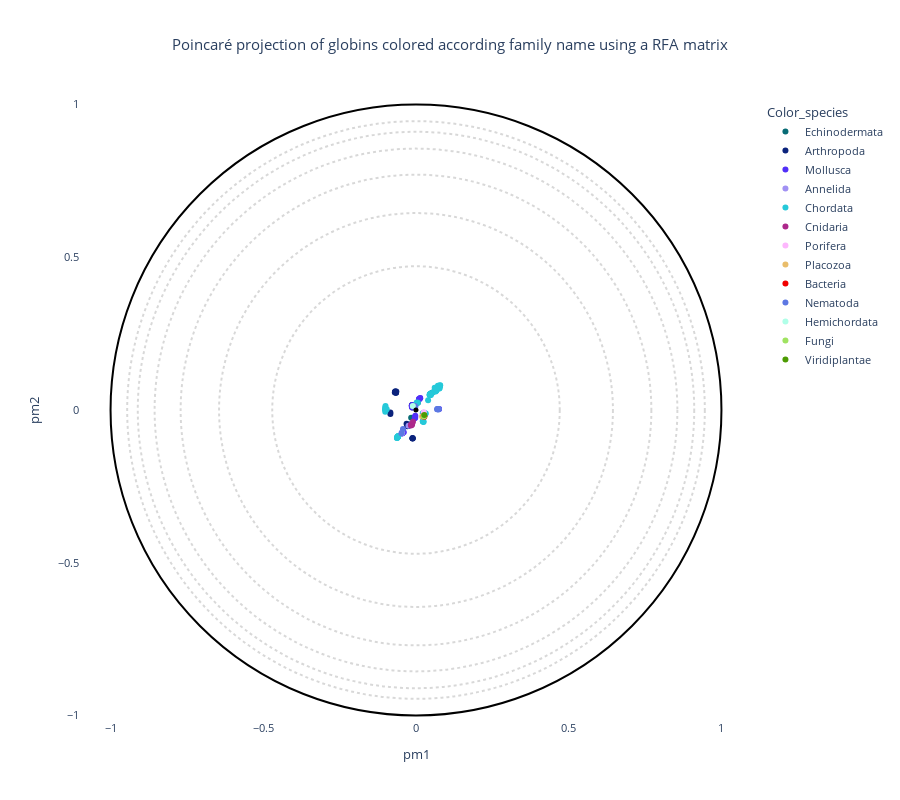

Notebook code cell kept with this figure:
### Markdown cell above
## Visualization

### Code cell
# OPTIONS =================================================
#Here you can set different parameters to color & annotate the resulting projection:
if data_type == "plm" :
    title = "Poincaré projection of globins colored according family name with embeddings"  
elif data_type == "plm_aae" :
    title = "Poincaré projection of globins colored according family name with embeddings autoencoder" 
elif data_type == "pssm" :
    title = "Poincaré projection of globins colored according family name without embeddings" 
else :
    title = "Poincaré projection of globins colored according family name using a RFA matrix" 
#----------------------------------------------------------
# Select the coloring from annotation .csv file:
labels_name = "Color_species"
# Select classes to label among the "labels_name" or "second_labels_name" column (comma separated list):
second_labels_name = ""
labels_text = []
show_text = False
#----------------------------------------------------------
# Use a custom color palette:
color_palette = globin_palette #Default: None
use_custom_palette = True
#==========================================================


#Check projection visualization parameters
#Labels name
if labels_name == "":
    labels_name = None
elif labels_name not in annotation_names:
    raise NameError(f"labels_name {labels_name} is not in the availables annotations.\nAvailables annotations: {annotation_names}")
#Second labels name
if second_labels_name == "":
    second_labels_name = None
elif second_labels_name not in annotation_names:
    raise NameError(f'"second_labels_name" {second_labels_name} is not in the availables annotations.\nAvailables annotations: {annotation_names}')

if not use_custom_palette:
    color_palette = None

#Plot graph
fig = plot_embedding_interactive(df_embedding, 
                                 labels_name = labels_name,
                                 second_labels_name = second_labels_name, 
                                 show_text = show_text,
                                 labels_text = labels_text,
                                 color_palette = color_palette, 
                                 title = title, 
                                 fontsize = 11)
fig.show()

### Figure 1 — Plotly figure (JSON) as saved in the notebook; plotly's stock layout.template omitted (floating-point values rounded to 4 significant figures; data arrays with more than 128 entries replaced by an {"elided": "..."} marker saying what was removed)
{"data": [{"customdata": {"elided": "10x17 mixed values"}, "hovertemplate": "<b>%{hovertext}</b><br><br>Color_species=%{customdata[10]}<br>pm1=%{x}<br>pm2=%{y}<br>proteins_id=%{customdata[0]}<br>tree1=%{customdata[1]}<br>tree2=%{customdata[2]}<br>tree3=%{customdata[3]}<br>tree4=%{customdata[4]}<br>full_name=%{customdata[5]}<br>short_name=%{customdata[6]}<br>full_species=%{customdata[7]}<br>short_species=%{customdata[8]}<br>evo_distance=%{customdata[9]}<br>Domain=%{customdata[11]}<br>Kingdom=%{customdata[12]}<br>Phylum=%{customdata[13]}<br>Subphylum=%{customdata[14]}<br>Class=%{customdata[15]}<br>Genus=%{customdata[16]}<extra></extra>", "hovertext": ["Echinodermata", "Echinodermata", "Echinodermata", "Echinodermata", "Echinodermata", "Echinodermata", "Echinodermata", "Echinodermata", "Echinodermata", "Echinodermata"], "legendgroup": "Echinodermata", "marker": {"color": "#086b75", "symbol": "circle"}, "mode": "markers", "name": "Echinodermata", "orientation": "v", "showlegend": true, "type": "scatter", "x": [-0.008999, 0.00653, -0.009945, -0.01162, -0.0158, 0.02459, 0.02545, 0.0257, 0.02696, 0.02681], "xaxis": "x", "y": [0.01232, 0.0244, 0.0113, 0.01039, -0.02566, -0.01833, -0.019, -0.01962, -0.01992, -0.01879], "yaxis": "y"}, {"customdata": {"elided": "84x17 mixed values"}, "hovertemplate": "<b>%{hovertext}</b><br><br>Color_species=%{customdata[10]}<br>pm1=%{x}<br>pm2=%{y}<br>proteins_id=%{customdata[0]}<br>tree1=%{customdata[1]}<br>tree2=%{customdata[2]}<br>tree3=%{customdata[3]}<br>tree4=%{customdata[4]}<br>full_name=%{customdata[5]}<br>short_name=%{customdata[6]}<br>full_species=%{customdata[7]}<br>short_species=%{customdata[8]}<br>evo_distance=%{customdata[9]}<br>Domain=%{customdata[11]}<br>Kingdom=%{customdata[12]}<br>Phylum=%{customdata[13]}<br>Subphylum=%{customdata[14]}<br>Class=%{customdata[15]}<br>Genus=%{customdata[16]}<extra></extra>", "hovertext": ["Arthropoda", "Arthropoda", "Arthropoda", "Arthropoda", "Arthropoda", "Arthropoda", "Arthropoda", "Arthropoda", "Arthropoda", "Arthropoda", "Arthropoda", "Arthropoda", "Arthropoda", "Arthropoda", "Arthropoda", "Arthropoda", "Arthropoda", "Arthropoda", "Arthropoda", "Arthropoda", "Arthropoda", "Arthropoda", "Arthropoda", "Arthropoda", "Arthropoda", "Arthropoda", "Arthropoda", "Arthropoda", "Arthropoda", "Arthropoda", "Arthropoda", "Arthropoda", "Arthropoda", "Arthropoda", "Arthropoda", "Arthropoda", "Arthropoda", "Arthropoda", "Arthropoda", "Arthropoda", "Arthropoda", "Arthropoda", "Arthropoda", "Arthropoda", "Arthropoda", "Arthropoda", "Arthropoda", "Arthropoda", "Arthropoda", "Arthropoda", "Arthropoda", "Arthropoda", "Arthropoda", "Arthropoda", "Arthropoda", "Arthropoda", "Arthropoda", "Arthropoda", "Arthropoda", "Arthropoda", "Arthropoda", "Arthropoda", "Arthropoda", "Arthropoda", "Arthropoda", "Arthropoda", "Arthropoda", "Arthropoda", "Arthropoda", "Arthropoda", "Arthropoda", "Arthropoda", "Arthropoda", "Arthropoda", "Arthropoda", "Arthropoda", "Arthropoda", "Arthropoda", "Arthropoda", "Arthropoda", "Arthropoda", "Arthropoda", "Arthropoda", "Arthropoda"], "legendgroup": "Arthropoda", "marker": {"color": "#0b237c", "symbol": "circle"}, "mode": "markers", "name": "Arthropoda", "orientation": "v", "showlegend": true, "type": "scatter", "x": [-0.009596, -0.008749, -0.009289, -0.01061, -0.0113, -0.008302, -0.0107, -0.009943, -0.008817, -0.01053, -0.009192, -0.01019, -0.01368, -0.009808, -0.01079, -0.009791, -0.009031, -0.009651, -0.0104, -0.009544, -0.009587, -0.008205, -0.01104, -0.00945, -0.01025, -0.009031, -0.04367, -0.06685, -0.06576, -0.06671, -0.06524, -0.06785, -0.0675, -0.06791, -0.06552, -0.06759, -0.06436, -0.06939, -0.04504, -0.01076, -0.01067, -0.08394, -0.08396, -0.04286, -0.02514, -0.02622, -0.02481, -0.02479, -0.01064, -0.02015, -0.0248, -0.0287, -0.01167, -0.009059, -0.008979, -0.01143, -0.02505, -0.0266, -0.02408, -0.02523, -0.03092, -0.02539, -0.02566, -0.02515, 0.05282, -0.0107, -0.02186, -0.02545, -0.01128, -0.01086, -0.01275, -0.0107, -0.009437, -0.01011, -0.009902, -0.01136, -0.009464, -0.04513, -0.009161, -0.009512, -0.01096, -0.04569, -0.02548, -0.01231], "xaxis": "x", "y": [0.01254, 0.01217, 0.01387, 0.01554, 0.01401, 0.01244, 0.01418, 0.01246, 0.01241, 0.01351, 0.01246, 0.01475, 0.01588, 0.0131, 0.01344, 0.0124, 0.01232, 0.01499, 0.01318, 0.01404, 0.01436, 0.01391, 0.01601, 0.01457, 0.01366, 0.01382, -0.07281, 0.05815, 0.05711, 0.05808, 0.05646, 0.06063, 0.05881, 0.06084, 0.05768, 0.05909, 0.06043, 0.05731, -0.07511, 0.01398, -0.09221, -0.01299, -0.008374, -0.07133, -0.05021, -0.04945, -0.04912, -0.05031, 0.01505, -0.0484, -0.04994, -0.05327, -0.09247, 0.01479, 0.01234, -0.09276, -0.04973, -0.05159, -0.04924, -0.05151, -0.04521, -0.05077, -0.05276, -0.05196, 0.05644, 0.01435, -0.0474, -0.04995, 0.01252, 0.01193, 0.01342, 0.01282, 0.01226, 0.01259, 0.01335, 0.01211, 0.01181, -0.07566, 0.01631, 0.01169, -0.09345, -0.07599, -0.05026, 0.008068], "yaxis": "y"}, {"customdata": {"elided": "36x17 mixed values"}, "hovertemplate": "<b>%{hovertext}</b><br><br>Color_species=%{customdata[10]}<br>pm1=%{x}<br>pm2=%{y}<br>proteins_id=%{customdata[0]}<br>tree1=%{customdata[1]}<br>tree2=%{customdata[2]}<br>tree3=%{customdata[3]}<br>tree4=%{customdata[4]}<br>full_name=%{customdata[5]}<br>short_name=%{customdata[6]}<br>full_species=%{customdata[7]}<br>short_species=%{customdata[8]}<br>evo_distance=%{customdata[9]}<br>Domain=%{customdata[11]}<br>Kingdom=%{customdata[12]}<br>Phylum=%{customdata[13]}<br>Subphylum=%{customdata[14]}<br>Class=%{customdata[15]}<br>Genus=%{customdata[16]}<extra></extra>", "hovertext": ["Mollusca", "Mollusca", "Mollusca", "Mollusca", "Mollusca", "Mollusca", "Mollusca", "Mollusca", "Mollusca", "Mollusca", "Mollusca", "Mollusca", "Mollusca", "Mollusca", "Mollusca", "Mollusca", "Mollusca", "Mollusca", "Mollusca", "Mollusca", "Mollusca", "Mollusca", "Mollusca", "Mollusca", "Mollusca", "Mollusca", "Mollusca", "Mollusca", "Mollusca", "Mollusca", "Mollusca", "Mollusca", "Mollusca", "Mollusca", "Mollusca", "Mollusca"], "legendgroup": "Mollusca", "marker": {"color": "#512ff8", "symbol": "circle"}, "mode": "markers", "name": "Mollusca", "orientation": "v", "showlegend": true, "type": "scatter", "x": [-0.009782, -0.009663, -0.0449, -0.04468, -0.04305, -0.04374, -0.04363, -0.01365, -0.01229, -0.01377, -0.01338, -0.01311, -0.01225, -0.04526, -0.04005, -0.0119, -0.01139, -0.009665, -0.009702, -0.00294, -0.002246, -0.004285, -0.009192, -0.0108, 0.07528, -0.04546, 0.07525, -0.04539, -0.002487, -0.01154, -0.01249, 0.009857, 0.009852, 0.0135, 0.009743, 0.01382], "xaxis": "x", "y": [0.01319, 0.01278, -0.07546, -0.07502, -0.07148, -0.07269, -0.07257, 0.01095, 0.01137, 0.01337, 0.01291, 0.01154, 0.01421, -0.07628, -0.07322, 0.01388, 0.01542, 0.01313, 0.01287, -0.02175, -0.01892, -0.0274, 0.01511, 0.01544, 0.003333, -0.07633, 0.003094, -0.07633, -0.02542, 0.008456, 0.01585, 0.0364, 0.03506, 0.03846, 0.03474, 0.03915], "yaxis": "y"}, {"customdata": {"elided": "9x17 mixed values"}, "hovertemplate": "<b>%{hovertext}</b><br><br>Color_species=%{customdata[10]}<br>pm1=%{x}<br>pm2=%{y}<br>proteins_id=%{customdata[0]}<br>tree1=%{customdata[1]}<br>tree2=%{customdata[2]}<br>tree3=%{customdata[3]}<br>tree4=%{customdata[4]}<br>full_name=%{customdata[5]}<br>short_name=%{customdata[6]}<br>full_species=%{customdata[7]}<br>short_species=%{customdata[8]}<br>evo_distance=%{customdata[9]}<br>Domain=%{customdata[11]}<br>Kingdom=%{customdata[12]}<br>Phylum=%{customdata[13]}<br>Subphylum=%{customdata[14]}<br>Class=%{customdata[15]}<br>Genus=%{customdata[16]}<extra></extra>", "hovertext": ["Annelida", "Annelida", "Annelida", "Annelida", "Annelida", "Annelida", "Annelida", "Annelida", "Annelida"], "legendgroup": "Annelida", "marker": {"color": "#a191f3", "symbol": "circle"}, "mode": "markers", "name": "Annelida", "orientation": "v", "showlegend": true, "type": "scatter", "x": [0.07118, 0.07341, 0.07251, 0.07305, -0.009765, -0.0458, -0.02451, -0.04519, 0.07083], "xaxis": "x", "y": [0.003012, 0.003124, 0.003377, 0.003311, 0.01217, -0.07704, -0.05132, -0.07298, 0.002987], "yaxis": "y"}, {"customdata": {"elided": "88x17 mixed values"}, "hovertemplate": "<b>%{hovertext}</b><br><br>Color_species=%{customdata[10]}<br>pm1=%{x}<br>pm2=%{y}<br>proteins_id=%{customdata[0]}<br>tree1=%{customdata[1]}<br>tree2=%{customdata[2]}<br>tree3=%{customdata[3]}<br>tree4=%{customdata[4]}<br>full_name=%{customdata[5]}<br>short_name=%{customdata[6]}<br>full_species=%{customdata[7]}<br>short_species=%{customdata[8]}<br>evo_distance=%{customdata[9]}<br>Domain=%{customdata[11]}<br>Kingdom=%{customdata[12]}<br>Phylum=%{customdata[13]}<br>Subphylum=%{customdata[14]}<br>Class=%{customdata[15]}<br>Genus=%{customdata[16]}<extra></extra>", "hovertext": ["Chordata", "Chordata", "Chordata", "Chordata", "Chordata", "Chordata", "Chordata", "Chordata", "Chordata", "Chordata", "Chordata", "Chordata", "Chordata", "Chordata", "Chordata", "Chordata", "Chordata", "Chordata", "Chordata", "Chordata", "Chordata", "Chordata", "Chordata", "Chordata", "Chordata", "Chordata", "Chordata", "Chordata", "Chordata", "Chordata", "Chordata", "Chordata", "Chordata", "Chordata", "Chordata", "Chordata", "Chordata", "Chordata", "Chordata", "Chordata", "Chordata", "Chordata", "Chordata", "Chordata", "Chordata", "Chordata", "Chordata", "Chordata", "Chordata", "Chordata", "Chordata", "Chordata", "Chordata", "Chordata", "Chordata", "Chordata", "Chordata", "Chordata", "Chordata", "Chordata", "Chordata", "Chordata", "Chordata", "Chordata", "Chordata", "Chordata", "Chordata", "Chordata", "Chordata", "Chordata", "Chordata", "Chordata", "Chordata", "Chordata", "Chordata", "Chordata", "Chordata", "Chordata", "Chordata", "Chordata", "Chordata", "Chordata", "Chordata", "Chordata", "Chordata", "Chordata", "Chordata", "Chordata"], "legendgroup": "Chordata", "marker": {"color": "#26c9d9", "symbol": "circle"}, "mode": "markers", "name": "Chordata", "orientation": "v", "showlegend": true, "type": "scatter", "x": [0.02219, 0.002329, 0.03962, 0.0672, 0.06583, 0.06322, 0.04738, 0.0667, 0.06587, 0.04511, 0.06799, 0.04595, 0.04683, 0.06569, 0.06675, 0.04699, 0.0469, 0.06795, 0.04592, 0.06584, 0.06486, 0.06115, 0.06199, 0.0454, 0.06452, 0.04882, 0.0463, 0.0475, 0.05069, 0.06635, 0.05615, 0.04844, 0.07727, -0.06, -0.05989, -0.06235, -0.05968, -0.05865, -0.06059, -0.05954, -0.05983, -0.06145, -0.06136, -0.06233, -0.05817, -0.0602, 0.006092, -0.05926, -0.06039, -0.1008, -0.09986, -0.1012, -0.1007, -0.1006, -0.0958, 0.04871, 0.04772, 0.04516, 0.04453, 0.07519, 0.07639, 0.07171, 0.07784, 0.07858, 0.07674, 0.07923, 0.07697, 0.06626, 0.002089, 0.00214, 0.07463, 0.0319, 0.02796, 0.0242, 0.02219, 0.02271, 0.02479, 0.02696, 0.02269, 0.02938, 0.02835, 0.03056, 0.02485, 0.07713, 0.04621, 0.06659, 0.02355, -0.09975], "xaxis": "x", "y": [-0.03616, 0.02443, 0.03212, 0.06751, 0.06635, 0.0652, 0.052, 0.06778, 0.06639, 0.04858, 0.06886, 0.04994, 0.05081, 0.06633, 0.06402, 0.05152, 0.05127, 0.06774, 0.04996, 0.06606, 0.06521, 0.07297, 0.06263, 0.04953, 0.06082, 0.04914, 0.05204, 0.05233, 0.05495, 0.06665, 0.05785, 0.05282, 0.07808, -0.08735, -0.08793, -0.09063, -0.08654, -0.08615, -0.08989, -0.08726, -0.08777, -0.09087, -0.09006, -0.09147, -0.08525, -0.0882, 0.02346, -0.08671, -0.08859, 0.007854, 0.01332, 0.00199, 0.001604, -0.005731, 0.002056, 0.05391, 0.05213, 0.05047, 0.04956, 0.07658, 0.07064, 0.07918, 0.07857, 0.08005, 0.07766, 0.08078, 0.07743, 0.06353, 0.02193, 0.02165, 0.07937, -0.01108, -0.01057, -0.03791, -0.01056, -0.03746, -0.03889, -0.01075, -0.03705, -0.0117, -0.01052, -0.0122, -0.008895, 0.07105, 0.05066, 0.06698, -0.03743, 0.0009344], "yaxis": "y"}, {"customdata": [[18, -1, -1, 8, 4, "Predicted protein", "Predicted", "Nematostella vectensis", "Nematostella", 2.434, "Cnidaria", "Eukaryota", "Metazoa", "Cnidaria", "Other", "Other", "Other"], [82, -1, 15, 7, 4, "Predicted protein", "Predicted", "Nematostella vectensis", "Nematostella", 3.063, "Cnidaria", "Eukaryota", "Metazoa", "Cnidaria", "Other", "Other", "Other"], [83, 20, 15, 7, 4, "Predicted protein", "Predicted", "Nematostella vectensis", "Nematostella", 2.696, "Cnidaria", "Eukaryota", "Metazoa", "Cnidaria", "Other", "Other", "Other"], [84, -1, 15, 7, 4, "Predicted protein", "Predicted", "Nematostella vectensis", "Nematostella", 2.747, "Cnidaria", "Eukaryota", "Metazoa", "Cnidaria", "Other", "Other", "Other"], [85, 20, 15, 7, 4, "Predicted protein", "Predicted", "Nematostella vectensis", "Nematostella", 2.467, "Cnidaria", "Eukaryota", "Metazoa", "Cnidaria", "Other", "Other", "Other"], [208, -1, -1, -1, 3, "Predicted protein", "Predicted", "Nematostella vectensis", "Nematostella", 3.137, "Cnidaria", "Eukaryota", "Metazoa", "Cnidaria", "Other", "Other", "Other"]], "hovertemplate": "<b>%{hovertext}</b><br><br>Color_species=%{customdata[10]}<br>pm1=%{x}<br>pm2=%{y}<br>proteins_id=%{customdata[0]}<br>tree1=%{customdata[1]}<br>tree2=%{customdata[2]}<br>tree3=%{customdata[3]}<br>tree4=%{customdata[4]}<br>full_name=%{customdata[5]}<br>short_name=%{customdata[6]}<br>full_species=%{customdata[7]}<br>short_species=%{customdata[8]}<br>evo_distance=%{customdata[9]}<br>Domain=%{customdata[11]}<br>Kingdom=%{customdata[12]}<br>Phylum=%{customdata[13]}<br>Subphylum=%{customdata[14]}<br>Class=%{customdata[15]}<br>Genus=%{customdata[16]}<extra></extra>", "hovertext": ["Cnidaria", "Cnidaria", "Cnidaria", "Cnidaria", "Cnidaria", "Cnidaria"], "legendgroup": "Cnidaria", "marker": {"color": "#ad288b", "symbol": "circle"}, "mode": "markers", "name": "Cnidaria", "orientation": "v", "showlegend": true, "type": "scatter", "x": [-0.0128, -0.01654, -0.01521, -0.01544, -0.009829, 0.02396], "xaxis": "x", "y": [-0.04802, -0.05035, -0.04907, -0.04774, -0.03848, -0.01794], "yaxis": "y"}, {"customdata": [[37, -1, -1, 9, 3, "Uncharacterized protein", "Uncharacterized", "Amphimedon queenslandica", "Amphimedon", 2.522, "Porifera", "Eukaryota", "Metazoa", "Porifera", "Other", "Other", "Other"]], "hovertemplate": "<b>%{hovertext}</b><br><br>Color_species=%{customdata[10]}<br>pm1=%{x}<br>pm2=%{y}<br>proteins_id=%{customdata[0]}<br>tree1=%{customdata[1]}<br>tree2=%{customdata[2]}<br>tree3=%{customdata[3]}<br>tree4=%{customdata[4]}<br>full_name=%{customdata[5]}<br>short_name=%{customdata[6]}<br>full_species=%{customdata[7]}<br>short_species=%{customdata[8]}<br>evo_distance=%{customdata[9]}<br>Domain=%{customdata[11]}<br>Kingdom=%{customdata[12]}<br>Phylum=%{customdata[13]}<br>Subphylum=%{customdata[14]}<br>Class=%{customdata[15]}<br>Genus=%{customdata[16]}<extra></extra>", "hovertext": ["Porifera"], "legendgroup": "Porifera", "marker": {"color": "#fdb7fd", "symbol": "circle"}, "mode": "markers", "name": "Porifera", "orientation": "v", "showlegend": true, "type": "scatter", "x": [0.02579], "xaxis": "x", "y": [-0.007071], "yaxis": "y"}, {"customdata": [[78, -1, -1, 20, 7, "Putative uncharacterized protein", "Putative", "Trichoplax adhaerens", "Trichoplax", 2.316, "Placozoa", "Eukaryota", "Metazoa", "Other", "Other", "Other", "Other"]], "hovertemplate": "<b>%{hovertext}</b><br><br>Color_species=%{customdata[10]}<br>pm1=%{x}<br>pm2=%{y}<br>proteins_id=%{customdata[0]}<br>tree1=%{customdata[1]}<br>tree2=%{customdata[2]}<br>tree3=%{customdata[3]}<br>tree4=%{customdata[4]}<br>full_name=%{customdata[5]}<br>short_name=%{customdata[6]}<br>full_species=%{customdata[7]}<br>short_species=%{customdata[8]}<br>evo_distance=%{customdata[9]}<br>Domain=%{customdata[11]}<br>Kingdom=%{customdata[12]}<br>Phylum=%{customdata[13]}<br>Subphylum=%{customdata[14]}<br>Class=%{customdata[15]}<br>Genus=%{customdata[16]}<extra></extra>", "hovertext": ["Placozoa"], "legendgroup": "Placozoa", "marker": {"color": "#e9bd6b", "symbol": "circle"}, "mode": "markers", "name": "Placozoa", "orientation": "v", "showlegend": true, "type": "scatter", "x": [0.01976], "xaxis": "x", "y": [-0.02098], "yaxis": "y"}, {"customdata": [[79, -1, -1, 6, 3, "Globin", "Globin", "Gemmatirosa kalamazoonesis", "Gemmatirosa", 2.905, "Bacteria", "Bacteria", "Bacteria", "Other", "Other", "Other", "Other"], [80, -1, 9, 6, 3, "Globin", "Globin", "Gemmatirosa kalamazoonesis", "Gemmatirosa", 3.007, "Bacteria", "Bacteria", "Bacteria", "Other", "Other", "Other", "Other"], [81, -1, 9, 6, 3, "Hemin receptor", "Hemin", "Halothiobacillus sp.", "Halothiobacillus", 2.535, "Bacteria", "Bacteria", "Bacteria", "Proteobacteria", "Other", "Gammaproteobacteria", "Other"]], "hovertemplate": "<b>%{hovertext}</b><br><br>Color_species=%{customdata[10]}<br>pm1=%{x}<br>pm2=%{y}<br>proteins_id=%{customdata[0]}<br>tree1=%{customdata[1]}<br>tree2=%{customdata[2]}<br>tree3=%{customdata[3]}<br>tree4=%{customdata[4]}<br>full_name=%{customdata[5]}<br>short_name=%{customdata[6]}<br>full_species=%{customdata[7]}<br>short_species=%{customdata[8]}<br>evo_distance=%{customdata[9]}<br>Domain=%{customdata[11]}<br>Kingdom=%{customdata[12]}<br>Phylum=%{customdata[13]}<br>Subphylum=%{customdata[14]}<br>Class=%{customdata[15]}<br>Genus=%{customdata[16]}<extra></extra>", "hovertext": ["Bacteria", "Bacteria", "Bacteria"], "legendgroup": "Bacteria", "marker": {"color": "#f10000", "symbol": "circle"}, "mode": "markers", "name": "Bacteria", "orientation": "v", "showlegend": true, "type": "scatter", "x": [0.0253, 0.0269, 0.02729], "xaxis": "x", "y": [-0.01989, -0.0223, -0.02141], "yaxis": "y"}, {"customdata": {"elided": "10x17 mixed values"}, "hovertemplate": "<b>%{hovertext}</b><br><br>Color_species=%{customdata[10]}<br>pm1=%{x}<br>pm2=%{y}<br>proteins_id=%{customdata[0]}<br>tree1=%{customdata[1]}<br>tree2=%{customdata[2]}<br>tree3=%{customdata[3]}<br>tree4=%{customdata[4]}<br>full_name=%{customdata[5]}<br>short_name=%{customdata[6]}<br>full_species=%{customdata[7]}<br>short_species=%{customdata[8]}<br>evo_distance=%{customdata[9]}<br>Domain=%{customdata[11]}<br>Kingdom=%{customdata[12]}<br>Phylum=%{customdata[13]}<br>Subphylum=%{customdata[14]}<br>Class=%{customdata[15]}<br>Genus=%{customdata[16]}<extra></extra>", "hovertext": ["Nematoda", "Nematoda", "Nematoda", "Nematoda", "Nematoda", "Nematoda", "Nematoda", "Nematoda", "Nematoda", "Nematoda"], "legendgroup": "Nematoda", "marker": {"color": "#5d78e3", "symbol": "circle"}, "mode": "markers", "name": "Nematoda", "orientation": "v", "showlegend": true, "type": "scatter", "x": [-0.006497, -0.002049, -0.007493, 0.07427, 0.07345, 0.07117, 0.0715, 0.06876, -0.04254, -0.04763], "xaxis": "x", "y": [0.01388, 0.01166, 0.0115, 0.002899, 0.00181, 0.002656, 0.002958, 0.002739, -0.06202, -0.07648], "yaxis": "y"}, {"customdata": [[203, -1, -1, 14, 6, "Neuroglobin like protein", "Neuroglobin", "Saccoglossus kowalevskii", "Saccoglossus", 2.36, "Hemichordata", "Eukaryota", "Metazoa", "Hemichordata", "Other", "Other", "Other"]], "hovertemplate": "<b>%{hovertext}</b><br><br>Color_species=%{customdata[10]}<br>pm1=%{x}<br>pm2=%{y}<br>proteins_id=%{customdata[0]}<br>tree1=%{customdata[1]}<br>tree2=%{customdata[2]}<br>tree3=%{customdata[3]}<br>tree4=%{customdata[4]}<br>full_name=%{customdata[5]}<br>short_name=%{customdata[6]}<br>full_species=%{customdata[7]}<br>short_species=%{customdata[8]}<br>evo_distance=%{customdata[9]}<br>Domain=%{customdata[11]}<br>Kingdom=%{customdata[12]}<br>Phylum=%{customdata[13]}<br>Subphylum=%{customdata[14]}<br>Class=%{customdata[15]}<br>Genus=%{customdata[16]}<extra></extra>", "hovertext": ["Hemichordata"], "legendgroup": "Hemichordata", "marker": {"color": "#b0ffe8", "symbol": "circle"}, "mode": "markers", "name": "Hemichordata", "orientation": "v", "showlegend": true, "type": "scatter", "x": [-0.01037], "xaxis": "x", "y": [0.01335], "yaxis": "y"}, {"customdata": [[210, 15, 8, 6, 3, "ARAD1D45562p", "ARAD1D45562p", "Blastobotrys adeninivorans", "Blastobotrys", 3.652, "Fungi", "Eukaryota", "Fungi", "Ascomycota", "Other", "Other", "Other"], [234, 15, 8, 6, 3, "CYFA0S05e02454g1_1", "CYFA0S05e02454g1_1", "Cyberlindnera fabianii", "Cyberlindnera", 4.119, "Fungi", "Eukaryota", "Fungi", "Ascomycota", "Other", "Other", "Other"]], "hovertemplate": "<b>%{hovertext}</b><br><br>Color_species=%{customdata[10]}<br>pm1=%{x}<br>pm2=%{y}<br>proteins_id=%{customdata[0]}<br>tree1=%{customdata[1]}<br>tree2=%{customdata[2]}<br>tree3=%{customdata[3]}<br>tree4=%{customdata[4]}<br>full_name=%{customdata[5]}<br>short_name=%{customdata[6]}<br>full_species=%{customdata[7]}<br>short_species=%{customdata[8]}<br>evo_distance=%{customdata[9]}<br>Domain=%{customdata[11]}<br>Kingdom=%{customdata[12]}<br>Phylum=%{customdata[13]}<br>Subphylum=%{customdata[14]}<br>Class=%{customdata[15]}<br>Genus=%{customdata[16]}<extra></extra>", "hovertext": ["Fungi", "Fungi"], "legendgroup": "Fungi", "marker": {"color": "#a0e361", "symbol": "circle"}, "mode": "markers", "name": "Fungi", "orientation": "v", "showlegend": true, "type": "scatter", "x": [0.02626, 0.02583], "xaxis": "x", "y": [-0.02155, -0.01989], "yaxis": "y"}, {"customdata": [[227, -1, -1, 9, 3, "Uncharacterized protein", "Uncharacterized", "Micromonas commoda", "Micromonas", 2.71, "Viridiplantae", "Eukaryota", "Plantae", "Chlorophyta", "Other", "Other", "Other"]], "hovertemplate": "<b>%{hovertext}</b><br><br>Color_species=%{customdata[10]}<br>pm1=%{x}<br>pm2=%{y}<br>proteins_id=%{customdata[0]}<br>tree1=%{customdata[1]}<br>tree2=%{customdata[2]}<br>tree3=%{customdata[3]}<br>tree4=%{customdata[4]}<br>full_name=%{customdata[5]}<br>short_name=%{customdata[6]}<br>full_species=%{customdata[7]}<br>short_species=%{customdata[8]}<br>evo_distance=%{customdata[9]}<br>Domain=%{customdata[11]}<br>Kingdom=%{customdata[12]}<br>Phylum=%{customdata[13]}<br>Subphylum=%{customdata[14]}<br>Class=%{customdata[15]}<br>Genus=%{customdata[16]}<extra></extra>", "hovertext": ["Viridiplantae"], "legendgroup": "Viridiplantae", "marker": {"color": "#4d9b03", "symbol": "circle"}, "mode": "markers", "name": "Viridiplantae", "orientation": "v", "showlegend": true, "type": "scatter", "x": [0.02716], "xaxis": "x", "y": [-0.01675], "yaxis": "y"}], "layout": {"font": {"size": 11}, "height": 800, "legend": {"title": {"text": "Color_species"}, "tracegroupgap": 0}, "plot_bgcolor": "rgba(0, 0, 0, 0)", "shapes": [{"line": {"color": "black", "dash": "dot"}, "opacity": 0.15, "type": "circle", "x0": -0.4706, "x1": 0.4706, "y0": -0.4706, "y1": 0.4706}, {"line": {"color": "black", "dash": "dot"}, "opacity": 0.15, "type": "circle", "x0": -0.6447, "x1": 0.6447, "y0": -0.6447, "y1": 0.6447}, {"line": {"color": "black", "dash": "dot"}, "opacity": 0.15, "type": "circle", "x0": -0.7705, "x1": 0.7705, "y0": -0.7705, "y1": 0.7705}, {"line": {"color": "black", "dash": "dot"}, "opacity": 0.15, "type": "circle", "x0": -0.8557, "x1": 0.8557, "y0": -0.8557, "y1": 0.8557}, {"line": {"color": "black", "dash": "dot"}, "opacity": 0.15, "type": "circle", "x0": -0.9108, "x1": 0.9108, "y0": -0.9108, "y1": 0.9108}, {"line": {"color": "black", "dash": "dot"}, "opacity": 0.15, "type": "circle", "x0": -0.9455, "x1": 0.9455, "y0": -0.9455, "y1": 0.9455}, {"line": {"color": "Black"}, "type": "circle", "x0": -1, "x1": 1, "xref": "x", "y0": -1, "y1": 1, "yref": "y"}, {"fillcolor": "Black", "line": {"color": "Black"}, "type": "circle", "x0": -0.005, "x1": 0.005, "xref": "x", "y0": -0.005, "y1": 0.005, "yref": "y"}], "title": {"text": "Poincaré projection of globins colored according family name using a RFA matrix", "x": 0.5}, "xaxis": {"anchor": "y", "constrain": "domain", "domain": [0, 1], "range": [-1.1, 1.1], "title": {"text": "pm1"}}, "yaxis": {"anchor": "x", "domain": [0, 1], "scaleanchor": "x", "scaleratio": 1, "title": {"text": "pm2"}}, "yaxis2": {"layer": "below traces", "matches": "y", "overlaying": "y"}}}
